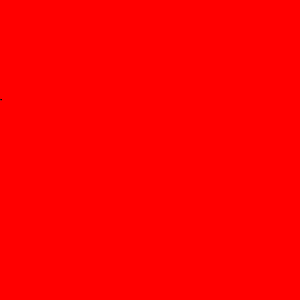
Frame 1 (no input)
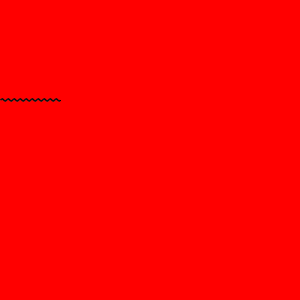
Frame 60 (no input)
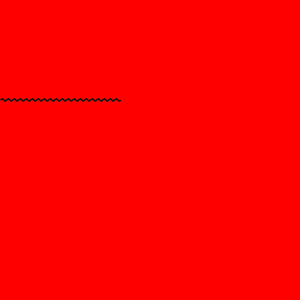
Frame 120 (the mouse pressed at the canvas centre since frame 60)

The p5.js sketch that drew these frames (run headless with seeded random() and noise() and a simulated clock; from frame 60 on, the mouse is pressed at the canvas centre):

// p5.js sketch
// ── sketch.js
var PI=22/7;
var a=PI/2;
var f=5;
var x,y;
function setup(){
	createCanvas(300, 300);
	background(255,0,0);
	strokeWeight(1);
	x=0;
	//t=1;
	//a=150;
	//f=50;

}

function draw(){
x++;
y=100+sin(((a)*(PI/6))*50);
a++;
ellipse(x, y, 1, 1);

}
